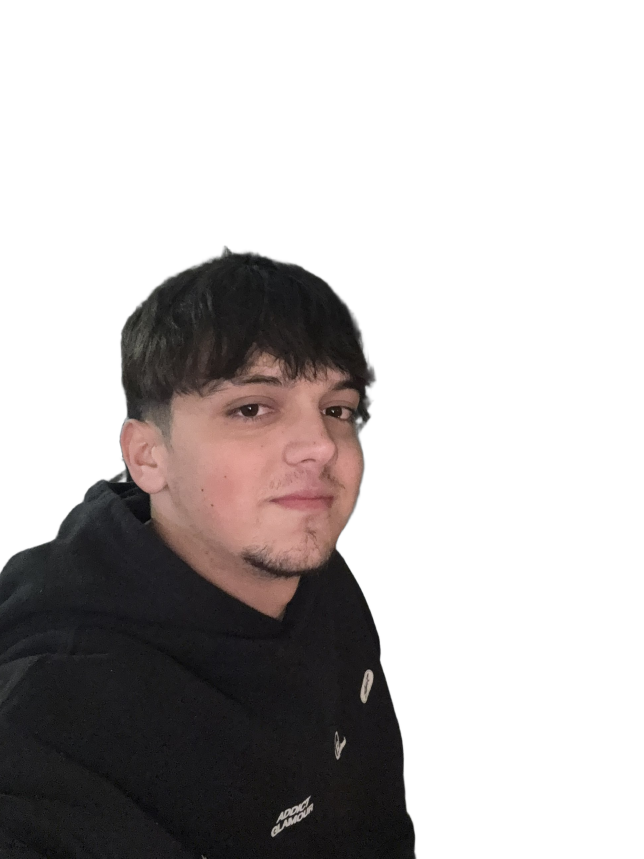
#> input picture proyectos/2026-11-27_cancun-playa/02_assets/generados/persona-recortada.png, 1932 x 2576 px, found by its file name (shown at 1/3 size)
$ python componer.py
#> lines starting #> are read from the running program, lines starting #| are printed output that depends on the picture
"""Composición: persona recortada sobre playa de Cancún (v01)."""
import sys
import numpy as np
from PIL import Image, ImageFilter, ImageEnhance

ver = sys.argv[1] if len(sys.argv) > 1 else "v01"
per = Image.open("02_assets/generados/persona-recortada.png").convert("RGBA")
#> per is the input picture: PIL image 1932x2576 RGBA; mean R, G, B, A 21.2, 17.4, 17, 86.5
W, H = per.size  # 1932x2576 (3:4 vertical)
#> W = 1932; H = 2576

# --- Fondo: recorte vertical 3:4 de la playa, con zona hotelera visible
bg = Image.open("01_referencias/visual/fondo-cancun-playa_wikimedia.jpg").convert("RGB")
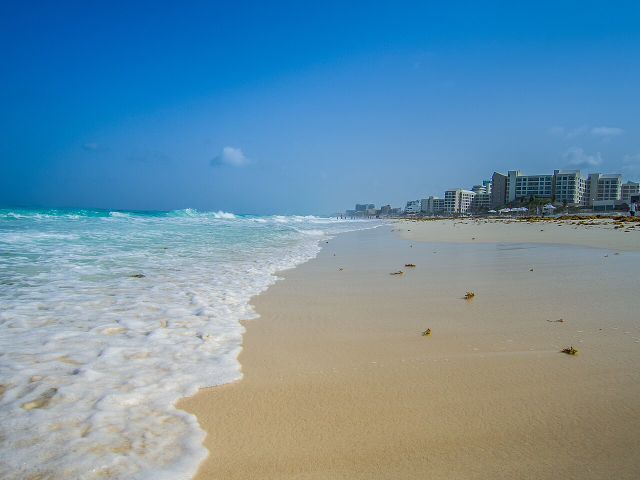
#> input picture proyectos/2026-11-27_cancun-playa/01_referencias/visual/fondo-cancun-playa_wikimedia.jpg, 1280 x 960 px, found by its file name (shown at 1/2 size)
#> bg is the input picture: PIL image 1280x960 RGB; mean R, G, B 108.5, 144.9, 166.1
bw, bh = bg.size
#> bw = 1280; bh = 960
cw = int(bh * 3 / 4)
#> cw = 720
x0 = bw - cw - 60
#> x0 = 500
bg = bg.crop((x0, 0, x0 + cw, bh)).resize((W, H), Image.LANCZOS)
#> bg: PIL image 1932x2576 RGB
bg = bg.filter(ImageFilter.GaussianBlur(4))          # profundidad tipo selfie
bg = ImageEnhance.Color(bg).enhance(1.05)

# --- Persona: de luz nocturna cálida a luz de día
rgb = np.asarray(per.convert("RGB")).astype(np.float32) / 255.0
a = np.asarray(per.split()[-1]).astype(np.float32) / 255.0
lin = rgb ** 2.2
lin *= 1.38                                            # exposición
lin *= np.array([1.0, 0.99, 1.04])                     # balance de blancos más frío
lin = np.clip(lin, 0, 1)
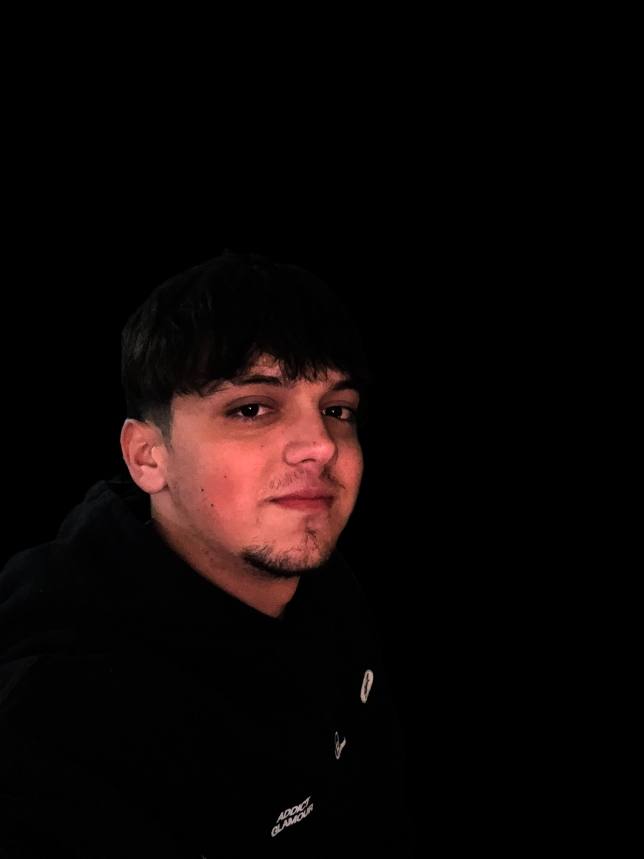
#> lin: shape (2576, 1932, 3) float32 (shown at 1/3 size); mean R, G, B 0.0511, 0.0275, 0.0253
out = lin ** (1 / 2.2)
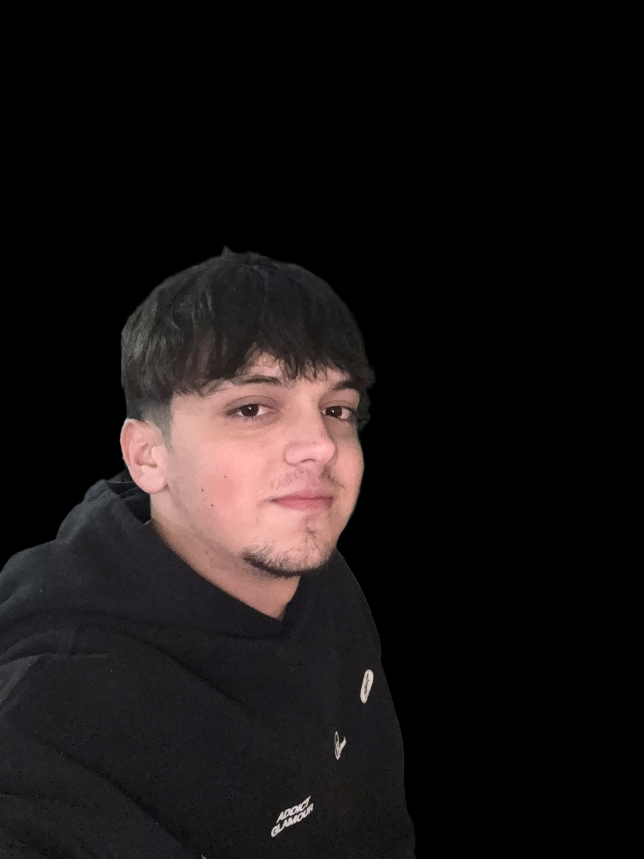
#> out: shape (2576, 1932, 3) float32 (shown at 1/3 size); mean R, G, B 0.0962, 0.0786, 0.0787
out = 0.5 + (out - 0.5) * 1.06                         # algo de contraste
# luz de cielo azulada suave en sombras
out = out + (1 - out) * np.array([0.0, 0.015, 0.04]) * (1 - out.mean(2, keepdims=True))
out = np.clip(out, 0, 1)

# bordes: suavizar alfa y "light wrap" con el color del fondo
alpha = Image.fromarray((a * 255).astype(np.uint8)).filter(ImageFilter.GaussianBlur(1.2))
a2 = np.asarray(alpha).astype(np.float32) / 255.0
bgarr = np.asarray(bg).astype(np.float32) / 255.0
wrap = np.asarray(Image.fromarray((a2 * 255).astype(np.uint8)).filter(ImageFilter.GaussianBlur(14))).astype(np.float32) / 255.0
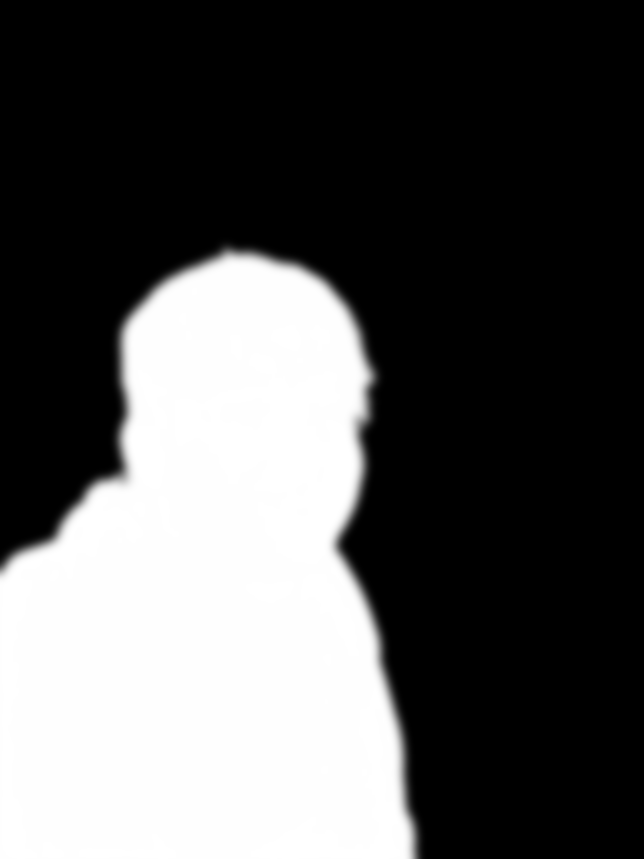
#> wrap: shape (2576, 1932) float32 (shown at 1/3 size); min 0, max 1, mean 0.339
edge = np.clip(a2 - wrap, 0, 1)[..., None] * 1.6
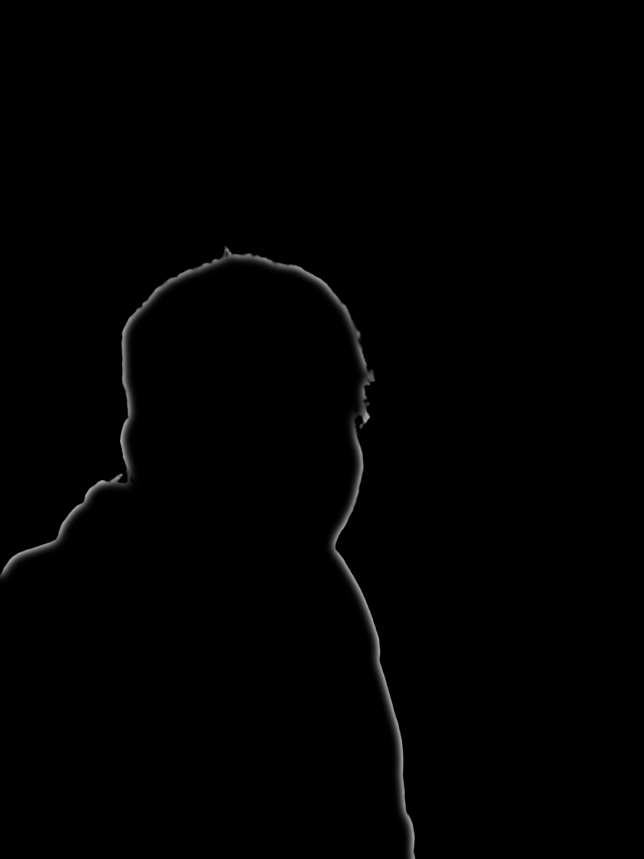
#> edge: shape (2576, 1932, 1) float32 (shown at 1/3 size); min 0, max 0.696, mean 0.00528
blurbg = np.asarray(bg.filter(ImageFilter.GaussianBlur(25))).astype(np.float32) / 255.0
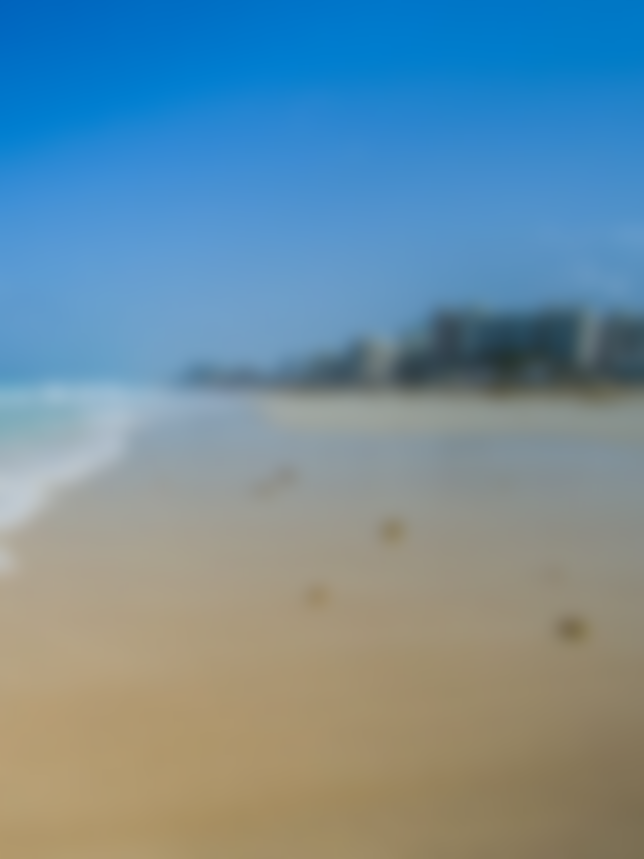
#> blurbg: shape (2576, 1932, 3) float32 (shown at 1/3 size); mean R, G, B 0.441, 0.548, 0.619
out = out * (1 - edge * 0.35) + blurbg * edge * 0.35

comp = out * a2[..., None] + bgarr * (1 - a2[..., None])
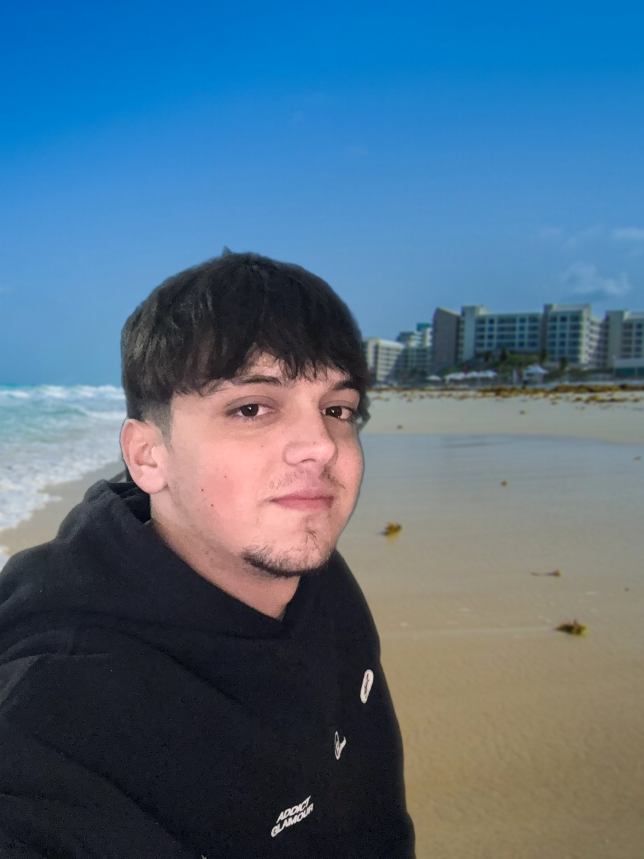
#> comp: shape (2576, 1932, 3) float64 (shown at 1/3 size); mean R, G, B 0.321, 0.43, 0.516
# grano ligero unificador
rng = np.random.default_rng(1)
comp = np.clip(comp + rng.normal(0, 0.012, comp.shape), 0, 1)
res = Image.fromarray((comp * 255).astype(np.uint8))
dst = f"04_salidas/borradores/yo-en-cancun_{ver}.jpg"
res.save(dst, quality=92)
print(dst, res.size)
#| 04_salidas/borradores/yo-en-cancun_v01.jpg (1932, 2576)
